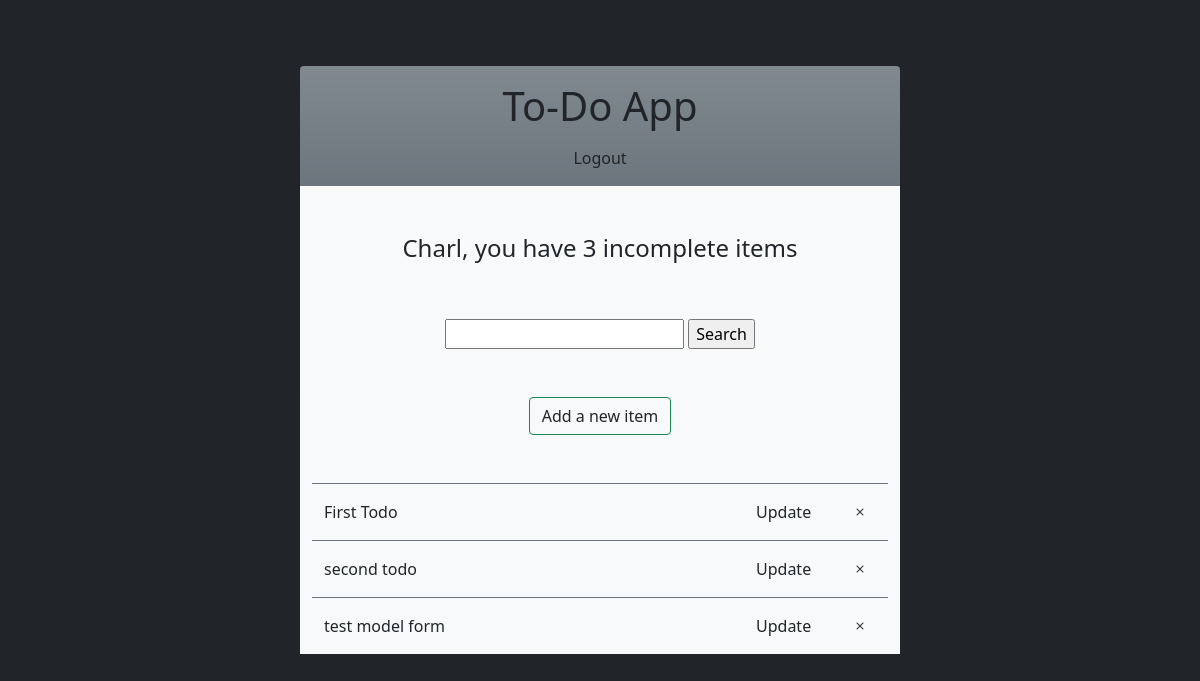
Before: / (signed in) with the older database file.
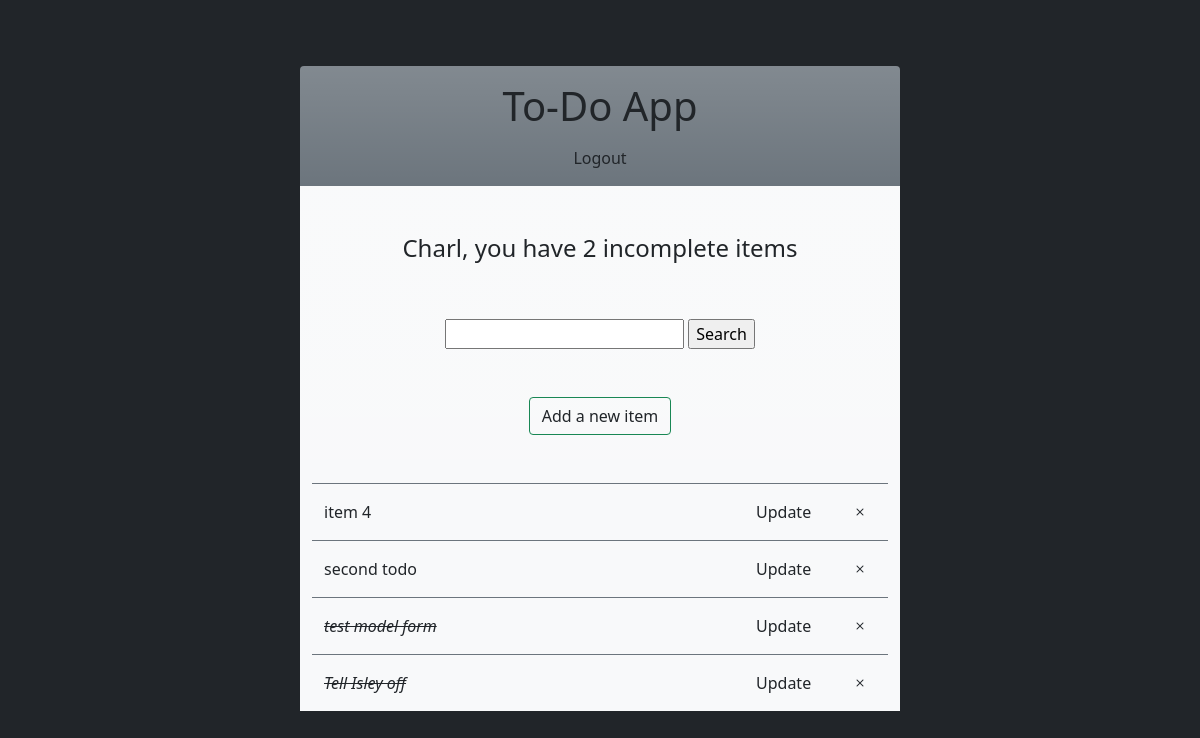
After: the same page with the newer database file.
### todo/models.py (models this page shows, shortened)
class Todo(models.Model):
    user        = models.ForeignKey(User, on_delete=models.CASCADE, null=True)
    title       = models.CharField(max_length=50)
    text        = models.TextField(null=True, blank=True)
    complete    = models.BooleanField(default=False)
    created_on  = models.DateTimeField(auto_now_add=True)
    class Meta:
        ordering = ['complete']

### todo/views.py (the view)
# urls.py: path('', views.TodoList.as_view(), name = 'todo'),
class TodoList(LoginRequiredMixin, ListView):
    model               = Todo
    context_object_name = 'todos'
    def get_context_data(self, **kwargs):
        context             = super().get_context_data(**kwargs)
        context['todos']    = context['todos'].filter(user=self.request.user)
        context['count']    = context['todos'].filter(complete=False).count()
        search              = self.request.GET.get('todo-search') or ''
        if search:
            context['todos']= context['todos'].filter(
                title__startswith = search
            )
        context['search'] = search
        return context

### todo/templates/todo/todo_list.html
{% extends 'todo/base.html' %}
{% load static %}
{% block content %}
<h4 class="text-center py-5">
  {{user.username|title}}, you have {{count}} incomplete item{{count|pluralize}}
</h4>
<div class="text-center container pb-5">
  <form method="GET">
    <input type="text" name="todo-search" value='{{search}}'>
    <input type="submit" value="Search" >
  </form>
</div>
<div class="text-center container pb-5">
  <a href="{% url 'todo_create' %}" class="btn btn-outline-success">Add a new item</a>
</div>
<div class="container mb-3 bg-light">
  {% for todo in todos %}
    <div class="row border-top border-secondary py-3">
      <div class="col-9">
        {% if todo.complete == True %}
          <a href="{% url 'todo_detail' todo.id %}" class="text-decoration-line-through fst-italic">
            {{ todo.title }}
          </a>
        {% else %}
          <a href="{% url 'todo_detail' todo.id %}">  {{ todo.title }} </a>
        {% endif %}
      </div>
      <div class="col-2">
        <a href="{% url 'todo_update' todo.id %}" id="update-item">  Update </a>
      </div>
      <div class="col-1">
        <a href="{% url 'todo_delete' todo.id %}" id="delete-item">
          <i class="bi bi-x"></i>
        </a>
      </div>
    </div>
  {% empty %}
    <h4>No items in your To-Do List</h4>
  {% endfor %}
</div>
{% endblock content %}

### todo/templates/todo/base.html (shortened to what this page needs)
<!DOCTYPE html>
<html lang="en">
<head>
  {% load static %}
  <link rel="stylesheet" href="{% static 'todo/style.css' %}">
  <link href="https://cdn.jsdelivr.net/npm/bootstrap@5.0.2/dist/css/bootstrap.min.css" rel="stylesheet">
  <link rel="stylesheet" href="https://cdn.jsdelivr.net/npm/bootstrap-icons@1.5.0/font/bootstrap-icons.css">
</head>
<body class="bg-dark">
  <div class="container bg-secondary bg-gradient rounded-top" style="max-width:600px">
    <div class="text-center my-3 pt-3">
      <a href="{% url 'todo' %}" class="h1 text-center">
        To-Do App
      </a>
    </div>
    <div class="text-center pb-3">
      {% if request.user.is_authenticated %}
        <a href="{% url 'logout' %}">Logout</a>
      {% else %}
        <a href="{% url 'login' %}">Login</a>
      {% endif %}
    </div>
  </div>
  <div class="container bg-light bg-gradient" style="max-width:600px">
    {% block content %}
    {% endblock content %}
  </div>
</body>
</html>

### todo/static/todo/style.css (style rules this page uses)
body { font-family: 'Montserrat', sans-serif; padding-top: 50px; background-color: white; }
a:link { color: inherit; text-decoration: none; }

Changed rows visible on the page:
removed Todo: title "First Todo"
added Todo: title "item 4"
changed Todo "test model form": complete False → True (drawn)
added Todo: title "Tell Isley off"
Other visible differences:
{{ count }}: "3" → "2"
